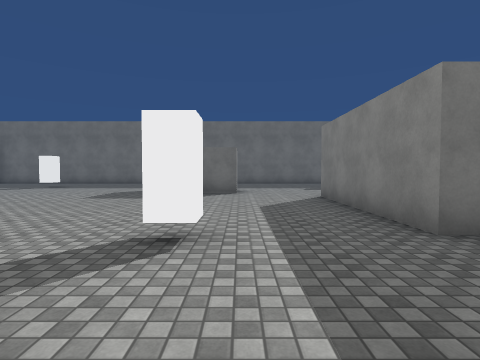
View 1 (above)

24 first-person views from a walk through a 3-D level made in the Unity game engine. The camera is 1.4 m above the floor, tilts 2° down and sees 80° across. The floor is counted in squares, 2 m on a side. Each view is taken from the middle of a square. On the plan, view 1 faces up. The plan holds only what a view shows up to about 10 squares ahead; the rest is blank. The place goes on beyond the plan. The player is left out. Some animated figures are not drawn. Surface patterns are stand-ins for the level's own textures.

View 2
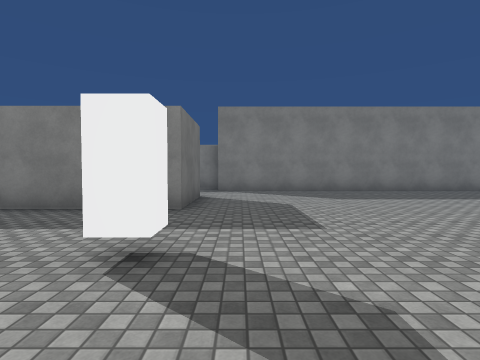

View 3
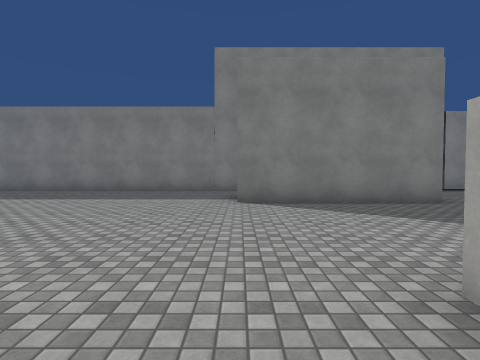

View 4
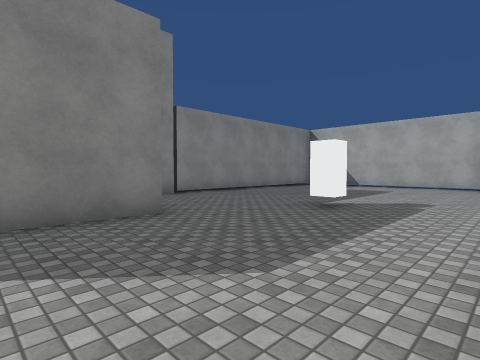

View 5
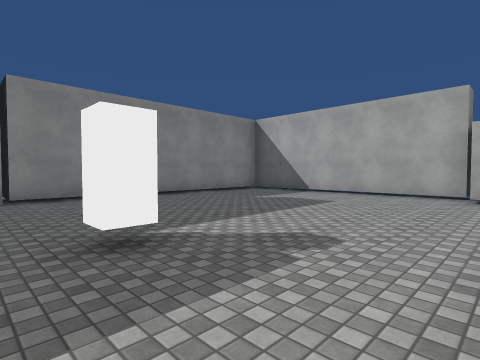

View 6
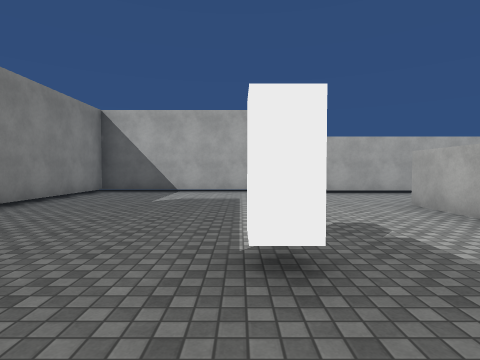

View 7
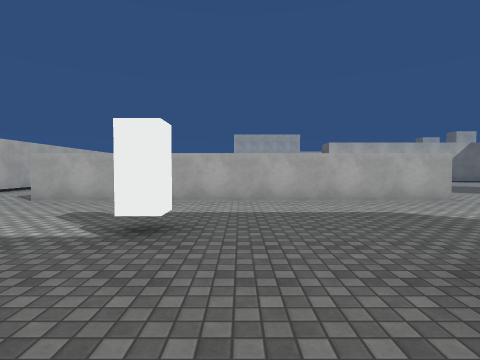

View 8
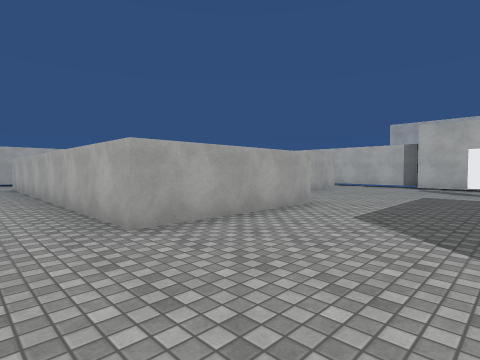

View 9
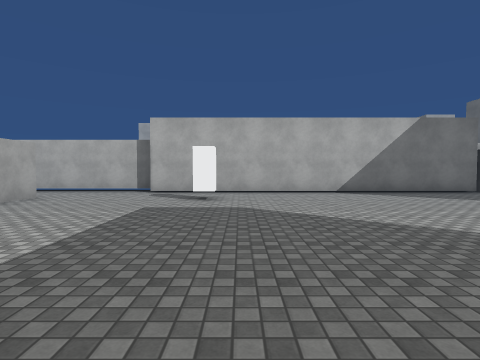

View 10
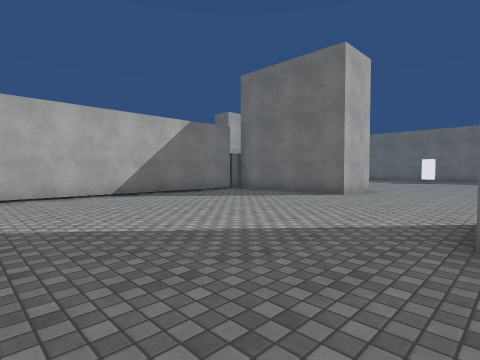

View 11
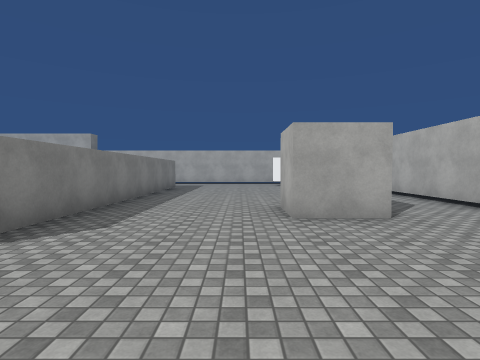

View 12
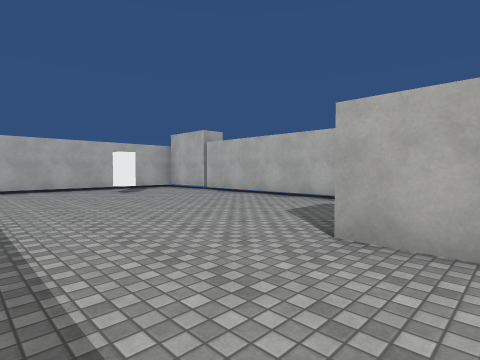

View 13
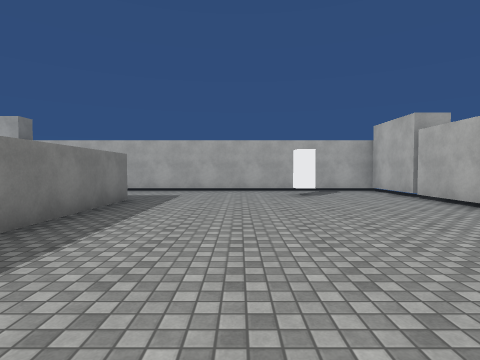

View 14
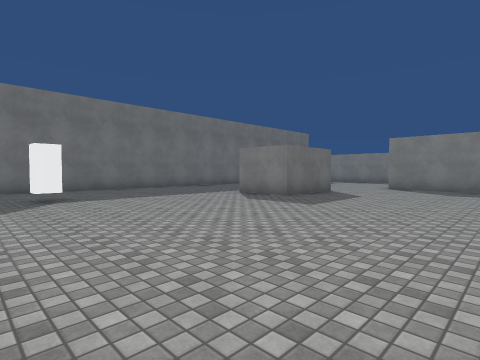

View 15
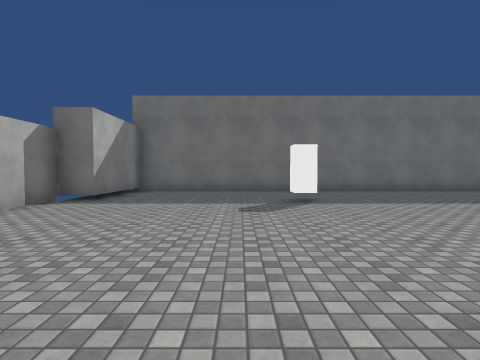

View 16
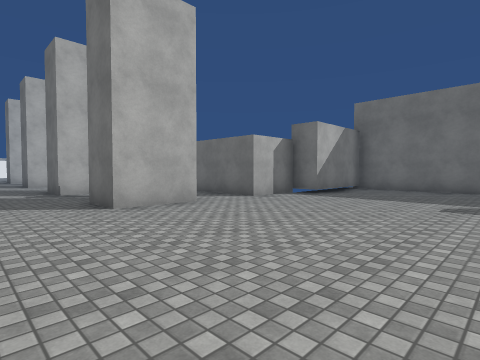

View 17
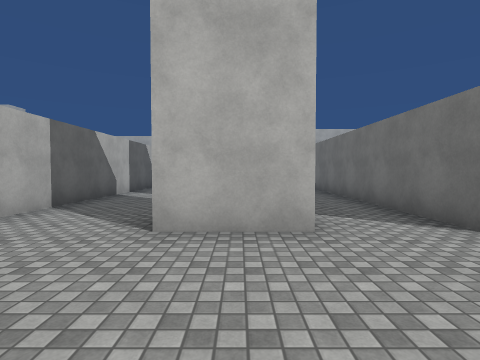

View 18
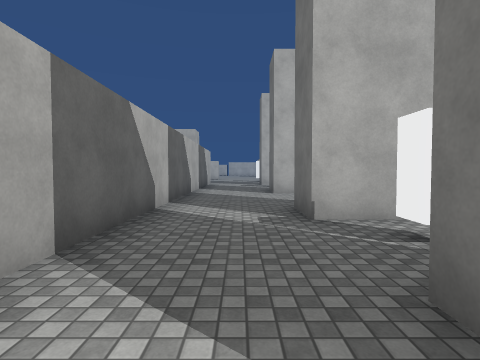

View 19
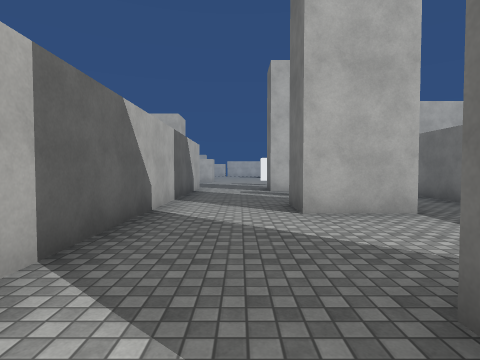

View 20
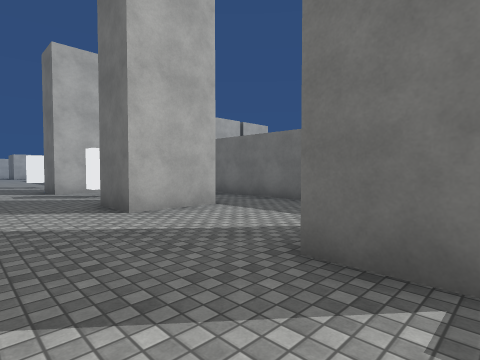

View 21
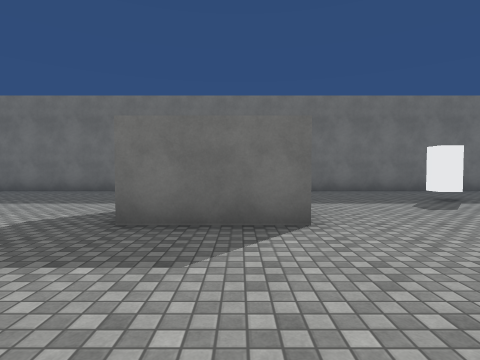

View 22
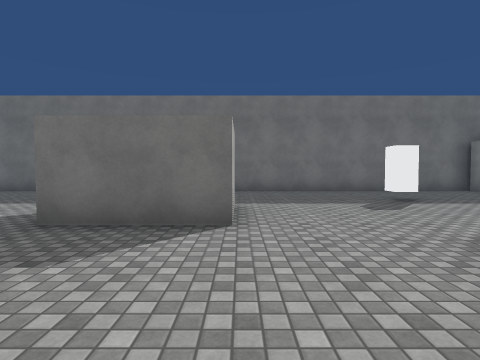

View 23
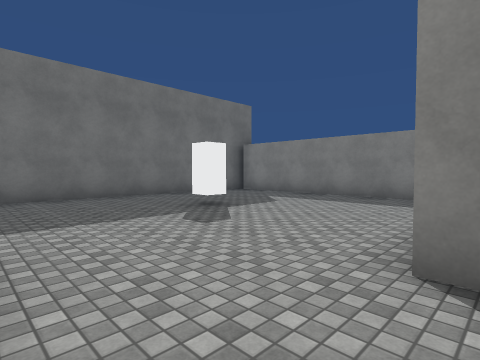

View 24
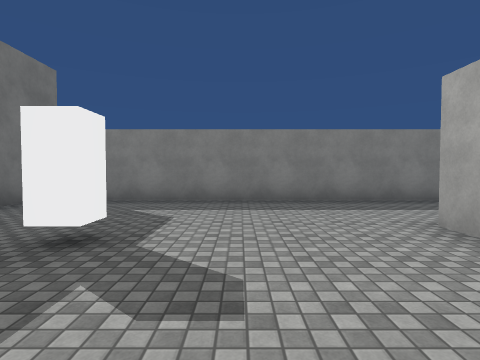

### Floor plan
Points are (right, up) in squares from view 1. A wall is a line through its corners. A room is listed if a view was taken in it or the views show most of it. See-through windows are left out.
Room 1 (views 1, 2, 3, 4, 5, 6, 7, 8, 9, 10, 11, 12, 13, 14, 15, 16, 17, 18, 19, 20, 21, 22, 23, 24)
walls: (-5.4, -9.2) (-1.4, -9.2) (-1.4, -18.8); (-7.6, 3.8) (-7.6, 1.8) (-10.4, 1.8); (-10.2, -11.1) (-8.8, -11.1) (-8.8, -12.5); (6.5, -8) (6.5, 2.8); (4.5, 3.1) (2.1, 3.1) (2.1, 7.6); (-11.9, 1.4) (-11.9, -8.8); (3.2, -12.5) (3.2, -7.9); (-12.4, -8.9) (-12.4, -21.5) (-0.1, -21.5); (3.9, 7.5) (4.6, 7.5); (7.6, 5.4) (7.6, 14.6) (-12.4, 14.6) (-12.4, 11.6) (-13.2, 11.6) (-13.2, 9.7) (-18.4, 9.7); (-0.1, 9.9) (-0.1, 8.6) (-2.6, 8.6) (-2.6, 10.5); (-5.4, -18.8) (-5.4, -10.1); (-13.2, 7.9) (-13.2, 6) (-14.6, 6); (-18.6, 3.5) (-14.1, 3.5); (-17, 7.2) (-17, 6) (-18.4, 6); (0, -23) (0, -22.3) (6.5, -22.3) (6.5, -14.2)
ways out: opening at (-17.5, 4.5); opening at (-17.5, 8.5)
objects: white block (-16, 7); white block (-10, -20); white block (-10, -7); white block (-8, 11); white block (-1, 3); white block (2, -15); white block (4, 12)

Positions as (right, up) in squares from view 1, and headings:
1: (0, 0), facing up
2: (-3, 2), facing right
3: (-3, -8), facing right
4: (-1, -10), facing down-right
5: (-1, -14), facing down-right
6: (2, -13), facing down
7: (5, -14), facing left
8: (0, -6), facing down-left
9: (-3, -6), facing left
10: (-4, -6), facing up-left
11: (-8, -7), facing down
12: (-6, -11), facing down-left
13: (-8, -12), facing down
14: (-9, 4), facing up-right
15: (-9, 5), facing up
16: (-8, 4), facing up-left
17: (-10, 7), facing left
18: (-13, 5), facing left
19: (-17, 5), facing left
20: (-17, 4), facing up-left
21: (-1, 5), facing up
22: (0, 5), facing up
23: (0, 7), facing up-right
24: (1, 10), facing right
